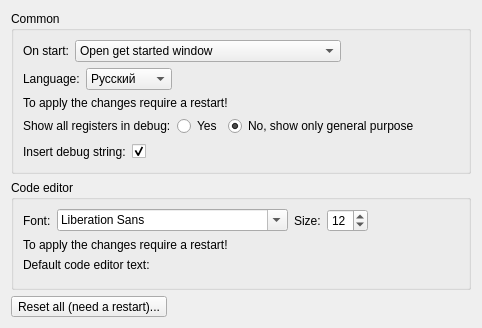
     <widget class="QWidget" name="commonTab">
      <attribute name="title">
       <string>Common</string>
      </attribute>
      <layout class="QVBoxLayout" name="verticalLayout_4">
       <item>
        <widget class="QGroupBox" name="commonSettingsBox">
         <property name="sizePolicy">
          <sizepolicy hsizetype="Preferred" vsizetype="Fixed">
           <horstretch>0</horstretch>
           <verstretch>0</verstretch>
          </sizepolicy>
         </property>
         <property name="locale">
          <locale language="English" country="UnitedStates"/>
         </property>
         <property name="title">
          <string>Common</string>
         </property>
         <layout class="QVBoxLayout" name="verticalLayout_3">
          <item>
           <layout class="QHBoxLayout" name="horizontalLayout_2">
            <item>
             <widget class="QLabel" name="startWindowLabel">
              <property name="sizePolicy">
               <sizepolicy hsizetype="Fixed" vsizetype="Fixed">
                <horstretch>0</horstretch>
                <verstretch>0</verstretch>
               </sizepolicy>
              </property>
              <property name="text">
               <string>On start:</string>
              </property>
             </widget>
            </item>
            <item>
             <widget class="QComboBox" name="startWindow">
              <property name="sizePolicy">
               <sizepolicy hsizetype="Minimum" vsizetype="Fixed">
                <horstretch>0</horstretch>
                <verstretch>0</verstretch>
               </sizepolicy>
              </property>
              <property name="minimumSize">
               <size>
                <width>266</width>
                <height>0</height>
               </size>
              </property>
              <item>
               <property name="text">
                <string>Open get started window</string>
               </property>
              </item>
              <item>
               <property name="text">
                <string>Restore previous session</string>
               </property>
              </item>
             </widget>
            </item>
            <item>
             <spacer name="horizontalSpacer_2">
              <property name="orientation">
               <enum>Qt::Horizontal</enum>
              </property>
              <property name="sizeHint" stdset="0">
               <size>
                <width>40</width>
                <height>20</height>
               </size>
              </property>
             </spacer>
            </item>
           </layout>
          </item>
          <item>
           <layout class="QHBoxLayout" name="horizontalLayout_4">
            <item>
             <widget class="QLabel" name="languageLabel">
              <property name="text">
               <string>Language:</string>
              </property>
             </widget>
            </item>
            <item>
             <widget class="QComboBox" name="language">
              <item>
               <property name="text">
                <string notr="true">Русский</string>
               </property>
              </item>
              <item>
               <property name="text">
                <string notr="true">English</string>
               </property>
              </item>
              <item>
               <property name="text">
                <string notr="true">Türk</string>
               </property>
              </item>
              <item>
               <property name="text">
                <string notr="true">中国</string>
               </property>
              </item>
              <item>
               <property name="text">
                <string notr="true">Deutsch</string>
               </property>
              </item>
              <item>
               <property name="text">
                <string notr="true">Italiano</string>
               </property>
              </item>
              <item>
               <property name="text">
                <string notr="true">Polski</string>
               </property>
              </item>
              <item>
               <property name="text">
                <string notr="true">עברית</string>
               </property>
              </item>
              <item>
               <property name="text">
                <string notr="true">Español</string>
               </property>
              </item>
              <item>
               <property name="text">
                <string notr="true">Português</string>
               </property>
              </item>
             </widget>
            </item>
            <item>
             <spacer name="horizontalSpacer_4">
              <property name="orientation">
               <enum>Qt::Horizontal</enum>
              </property>
              <property name="sizeHint" stdset="0">
               <size>
                <width>40</width>
                <height>20</height>
               </size>
              </property>
             </spacer>
            </item>
           </layout>
          </item>
          <item>
           <widget class="QLabel" name="label_4">
            <property name="text">
             <string>To apply the changes require a restart!</string>
            </property>
           </widget>
          </item>
          <item>
           <layout class="QHBoxLayout" name="horizontalLayout_8">
            <item>
             <widget class="QLabel" name="registersLabel_2">
              <property name="text">
               <string>Show all registers in debug:</string>
              </property>
             </widget>
            </item>
            <item>
             <widget class="QRadioButton" name="registersYesRadioButton">
              <property name="text">
               <string>Yes</string>
              </property>
              <property name="checked">
               <bool>false</bool>
              </property>
              <attribute name="buttonGroup">
               <string notr="true">buttonGroup_3</string>
              </attribute>
             </widget>
            </item>
            <item>
             <widget class="QRadioButton" name="registersNoRadioButton">
              <property name="text">
               <string>No, show only general purpose</string>
              </property>
              <property name="checked">
               <bool>true</bool>
              </property>
              <attribute name="buttonGroup">
               <string notr="true">buttonGroup_3</string>
              </attribute>
             </widget>
            </item>
            <item>
             <spacer name="horizontalSpacer_9">
              <property name="orientation">
               <enum>Qt::Horizontal</enum>
              </property>
              <property name="sizeHint" stdset="0">
               <size>
                <width>40</width>
                <height>20</height>
               </size>
              </property>
             </spacer>
            </item>
           </layout>
          </item>
          <item>
           <layout class="QHBoxLayout" name="horizontalLayout_7">
            <item>
             <widget class="QLabel" name="insertDebugStringLabel">
              <property name="text">
               <string>Insert debug string:</string>
              </property>
             </widget>
            </item>
            <item>
             <widget class="QCheckBox" name="insertDebugStringCheckBox">
              <property name="text">
               <string/>
              </property>
              <property name="checked">
               <bool>true</bool>
              </property>
             </widget>
            </item>
            <item>
             <spacer name="horizontalSpacer_10">
              <property name="orientation">
               <enum>Qt::Horizontal</enum>
              </property>
              <property name="sizeHint" stdset="0">
               <size>
                <width>40</width>
                <height>20</height>
               </size>
              </property>
             </spacer>
            </item>
           </layout>
          </item>
         </layout>
        </widget>
       </item>
       <item>
        <widget class="QGroupBox" name="codeSettingsBox">
         <property name="sizePolicy">
          <sizepolicy hsizetype="Preferred" vsizetype="Fixed">
           <horstretch>0</horstretch>
           <verstretch>0</verstretch>
          </sizepolicy>
         </property>
         <property name="locale">
          <locale language="English" country="UnitedStates"/>
         </property>
         <property name="title">
          <string>Code editor</string>
         </property>
         <layout class="QVBoxLayout" name="verticalLayout_2">
          <item>
           <layout class="QHBoxLayout" name="horizontalLayout_5">
            <item>
             <widget class="QLabel" name="fontLabel">
              <property name="text">
               <string>Font:</string>
              </property>
             </widget>
            </item>
            <item>
             <widget class="QFontComboBox" name="fontComboBox">
              <property name="writingSystem">
               <enum>QFontDatabase::Latin</enum>
              </property>
              <property name="fontFilters">
               <set>QFontComboBox::AllFonts</set>
              </property>
              <property name="currentFont">
               <font>
                <family>Arial</family>
                <pointsize>12</pointsize>
               </font>
              </property>
             </widget>
            </item>
            <item>
             <widget class="QLabel" name="fontSizeLabel">
              <property name="text">
               <string>Size:</string>
              </property>
             </widget>
            </item>
            <item>
             <widget class="QSpinBox" name="fontSizeSpinBox">
              <property name="minimum">
               <number>5</number>
              </property>
              <property name="maximum">
               <number>72</number>
              </property>
              <property name="value">
               <number>12</number>
              </property>
             </widget>
            </item>
            <item>
             <spacer name="horizontalSpacer_5">
              <property name="orientation">
               <enum>Qt::Horizontal</enum>
              </property>
              <property name="sizeHint" stdset="0">
               <size>
                <width>40</width>
                <height>20</height>
               </size>
              </property>
             </spacer>
            </item>
           </layout>
          </item>
          <item>
           <widget class="QLabel" name="label">
            <property name="locale">
             <locale language="English" country="UnitedStates"/>
            </property>
            <property name="text">
             <string>To apply the changes require a restart!</string>
            </property>
           </widget>
          </item>
          <item>
           <widget class="QLabel" name="label_2">
            <property name="locale">
             <locale language="English" country="UnitedStates"/>
            </property>
            <property name="text">
             <string>Default code editor text:</string>
            </property>
           </widget>
          </item>
          <item>
           <widget class="QWidget" name="startTextWidget" native="true"/>
          </item>
          <item>
           <spacer name="verticalSpacer_5">
            <property name="orientation">
             <enum>Qt::Vertical</enum>
            </property>
            <property name="sizeHint" stdset="0">
             <size>
              <width>20</width>
              <height>0</height>
             </size>
            </property>
           </spacer>
          </item>
         </layout>
        </widget>
       </item>
       <item>
        <layout class="QHBoxLayout" name="horizontalLayout">
         <item>
          <widget class="QToolButton" name="resetAllButton">
           <property name="locale">
            <locale language="English" country="UnitedStates"/>
           </property>
           <property name="text">
            <string>Reset all (need a restart)...</string>
           </property>
          </widget>
         </item>
         <item>
          <spacer name="horizontalSpacer_3">
           <property name="orientation">
            <enum>Qt::Horizontal</enum>
           </property>
           <property name="sizeHint" stdset="0">
            <size>
             <width>40</width>
             <height>20</height>
            </size>
           </property>
          </spacer>
         </item>
        </layout>
       </item>
       <item>
        <spacer name="verticalSpacer">
         <property name="orientation">
          <enum>Qt::Vertical</enum>
         </property>
         <property name="sizeHint" stdset="0">
          <size>
           <width>20</width>
           <height>0</height>
          </size>
         </property>
        </spacer>
       </item>
      </layout>
     </widget>
